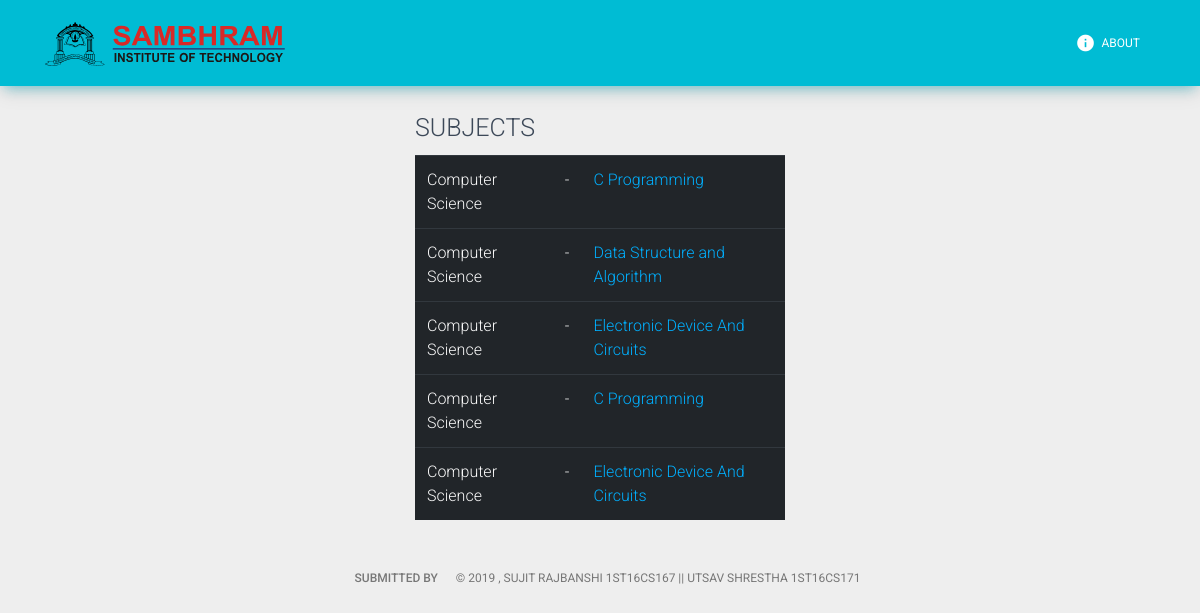
Before: /routine/ with the older database file.
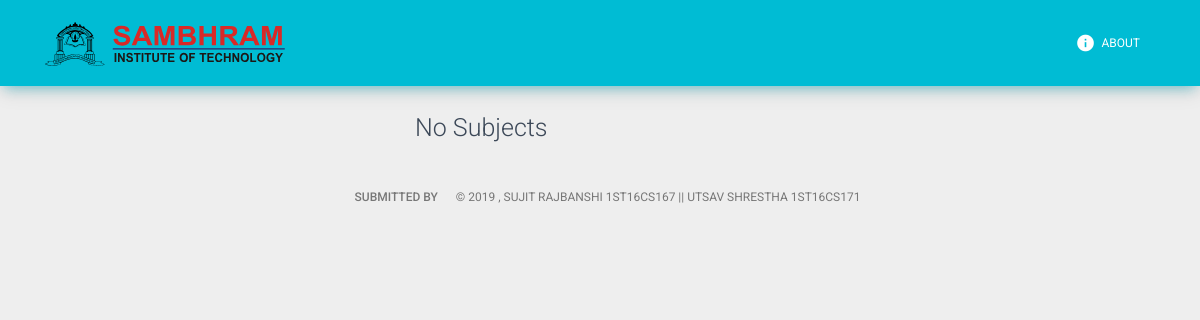
After: the same page with the newer database file.
### routine/models.py (models this page shows, shortened)
class Subject(models.Model):
    code = models.CharField(max_length=50)
    name = models.CharField(max_length=50)
    department = models.ForeignKey(Department, on_delete=models.CASCADE)
    is_lab = models.BooleanField(default=False)

class Department(models.Model):
    name = models.CharField(max_length=100)
    code = models.CharField(max_length=10)
    def __str__(self):
        return self.name

### routine/views.py (the view)
# urls.py: path('', views.index, name='index'),
def index(request):
    all_subjects = Subject.objects.all()
    context = {'all_subjects': all_subjects}
    return render(request, 'routine/index.html', context)

### routine/templates/routine/index.html
{% extends 'routine/base.html' %}
{% block content %}
    <div class="container col-sm-12 col-lg-4 align-left">
        {% if all_subjects %}
            <h3>SUBJECTS</h3>
            <table class="table table-dark">
                {% for subject in all_subjects %}
                    <tr>
                        <td>{{ subject.department }}</td>
                        <td>-</td>
                        <td><a style="color: #00b0ff;" href="{% url 'routine:detail' subject.id %}">{{ subject.name }}</a></td>
                    </tr>
                {% endfor %}
            </table>
        {% else %}
            <h3>No Subjects</h3>
        {% endif %}
    </div>
{% endblock %}

Changed rows visible on the page:
removed Subject: department "Computer Science", name "C Programming"
removed Subject: department "Computer Science", name "Data Structure and Algorithm"
removed Subject: department "Computer Science", name "Electronic Device And Circuits"
removed Subject: department "Computer Science", name "C Programming"
removed Subject: department "Computer Science", name "Electronic Device And Circuits"
Other visible differences:
text no longer shown: "SUBJECTS"
text now shown: "No Subjects"
